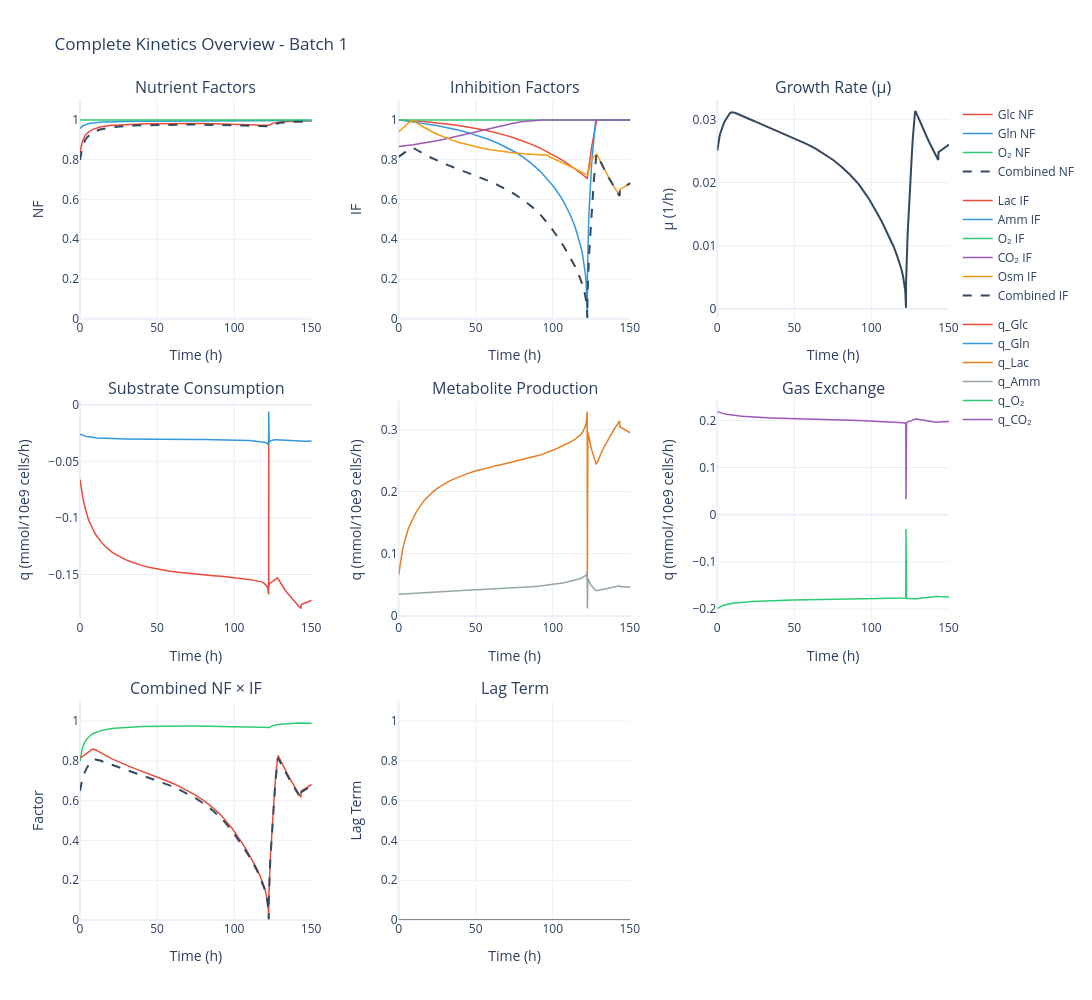

Notebook source saved alongside this figure:
### Code cell
# ── Optimized simulation visualizations ────────────────────────────────────────
final_sim.data.plot_kinetics()

### Figure 1 — Plotly figure (JSON) as saved in the notebook; plotly's stock layout.template omitted (floating-point values rounded to 4 significant figures; data arrays with more than 128 entries replaced by an {"elided": "..."} marker saying what was removed)
{"data": [{"legendgroup": "NF", "line": {"color": "#E74C3C", "width": 1.5}, "mode": "lines", "name": "Glc NF", "type": "scatter", "x": {"elided": "219 float values"}, "xaxis": "x", "y": {"elided": "219 float values"}, "yaxis": "y"}, {"legendgroup": "NF", "line": {"color": "#3498DB", "width": 1.5}, "mode": "lines", "name": "Gln NF", "type": "scatter", "x": {"elided": "219 float values"}, "xaxis": "x", "y": {"elided": "219 float values"}, "yaxis": "y"}, {"legendgroup": "NF", "line": {"color": "#2ECC71", "width": 1.5}, "mode": "lines", "name": "O₂ NF", "type": "scatter", "x": {"elided": "219 float values"}, "xaxis": "x", "y": {"elided": "219 float values"}, "yaxis": "y"}, {"legendgroup": "NF", "line": {"color": "#34495E", "dash": "dash", "width": 2}, "mode": "lines", "name": "Combined NF", "type": "scatter", "x": {"elided": "219 float values"}, "xaxis": "x", "y": {"elided": "219 float values"}, "yaxis": "y"}, {"legendgroup": "IF", "line": {"color": "#E74C3C", "width": 1.5}, "mode": "lines", "name": "Lac IF", "type": "scatter", "x": {"elided": "219 float values"}, "xaxis": "x2", "y": {"elided": "219 float values"}, "yaxis": "y2"}, {"legendgroup": "IF", "line": {"color": "#3498DB", "width": 1.5}, "mode": "lines", "name": "Amm IF", "type": "scatter", "x": {"elided": "219 float values"}, "xaxis": "x2", "y": {"elided": "219 float values"}, "yaxis": "y2"}, {"legendgroup": "IF", "line": {"color": "#2ECC71", "width": 1.5}, "mode": "lines", "name": "O₂ IF", "type": "scatter", "x": {"elided": "219 float values"}, "xaxis": "x2", "y": {"elided": "219 float values"}, "yaxis": "y2"}, {"legendgroup": "IF", "line": {"color": "#9B59B6", "width": 1.5}, "mode": "lines", "name": "CO₂ IF", "type": "scatter", "x": {"elided": "219 float values"}, "xaxis": "x2", "y": {"elided": "219 float values"}, "yaxis": "y2"}, {"legendgroup": "IF", "line": {"color": "#F39C12", "width": 1.5}, "mode": "lines", "name": "Osm IF", "type": "scatter", "x": {"elided": "219 float values"}, "xaxis": "x2", "y": {"elided": "219 float values"}, "yaxis": "y2"}, {"legendgroup": "IF", "line": {"color": "#34495E", "dash": "dash", "width": 2}, "mode": "lines", "name": "Combined IF", "type": "scatter", "x": {"elided": "219 float values"}, "xaxis": "x2", "y": {"elided": "219 float values"}, "yaxis": "y2"}, {"line": {"color": "#34495E", "width": 2}, "mode": "lines", "name": "μ", "showlegend": false, "type": "scatter", "x": {"elided": "219 float values"}, "xaxis": "x3", "y": {"elided": "219 float values"}, "yaxis": "y3"}, {"legendgroup": "rates", "line": {"color": "#E74C3C", "width": 1.5}, "mode": "lines", "name": "q_Glc", "type": "scatter", "x": {"elided": "219 float values"}, "xaxis": "x4", "y": {"elided": "219 float values"}, "yaxis": "y4"}, {"legendgroup": "rates", "line": {"color": "#3498DB", "width": 1.5}, "mode": "lines", "name": "q_Gln", "type": "scatter", "x": {"elided": "219 float values"}, "xaxis": "x4", "y": {"elided": "219 float values"}, "yaxis": "y4"}, {"legendgroup": "rates", "line": {"color": "#E67E22", "width": 1.5}, "mode": "lines", "name": "q_Lac", "type": "scatter", "x": {"elided": "219 float values"}, "xaxis": "x5", "y": {"elided": "219 float values"}, "yaxis": "y5"}, {"legendgroup": "rates", "line": {"color": "#95A5A6", "width": 1.5}, "mode": "lines", "name": "q_Amm", "type": "scatter", "x": {"elided": "219 float values"}, "xaxis": "x5", "y": {"elided": "219 float values"}, "yaxis": "y5"}, {"legendgroup": "rates", "line": {"color": "#2ECC71", "width": 1.5}, "mode": "lines", "name": "q_O₂", "type": "scatter", "x": {"elided": "219 float values"}, "xaxis": "x6", "y": {"elided": "219 float values"}, "yaxis": "y6"}, {"legendgroup": "rates", "line": {"color": "#9B59B6", "width": 1.5}, "mode": "lines", "name": "q_CO₂", "type": "scatter", "x": {"elided": "219 float values"}, "xaxis": "x6", "y": {"elided": "219 float values"}, "yaxis": "y6"}, {"line": {"color": "#2ECC71", "width": 1.5}, "mode": "lines", "name": "NF", "showlegend": false, "type": "scatter", "x": {"elided": "219 float values"}, "xaxis": "x7", "y": {"elided": "219 float values"}, "yaxis": "y7"}, {"line": {"color": "#E74C3C", "width": 1.5}, "mode": "lines", "name": "IF", "showlegend": false, "type": "scatter", "x": {"elided": "219 float values"}, "xaxis": "x7", "y": {"elided": "219 float values"}, "yaxis": "y7"}, {"line": {"color": "#34495E", "dash": "dash", "width": 2}, "mode": "lines", "name": "NF × IF", "showlegend": false, "type": "scatter", "x": {"elided": "219 float values"}, "xaxis": "x7", "y": {"elided": "219 float values"}, "yaxis": "y7"}, {"line": {"color": "#7F8C8D", "width": 2}, "mode": "lines", "name": "Lag", "showlegend": false, "type": "scatter", "x": {"elided": "219 float values"}, "xaxis": "x8", "y": {"elided": "219 float values"}, "yaxis": "y8"}], "layout": {"annotations": [{"font": {"size": 16}, "showarrow": false, "text": "Nutrient Factors", "x": 0.1333, "xanchor": "center", "xref": "paper", "y": 1, "yanchor": "bottom", "yref": "paper"}, {"font": {"size": 16}, "showarrow": false, "text": "Inhibition Factors", "x": 0.5, "xanchor": "center", "xref": "paper", "y": 1, "yanchor": "bottom", "yref": "paper"}, {"font": {"size": 16}, "showarrow": false, "text": "Growth Rate (μ)", "x": 0.8667, "xanchor": "center", "xref": "paper", "y": 1, "yanchor": "bottom", "yref": "paper"}, {"font": {"size": 16}, "showarrow": false, "text": "Substrate Consumption", "x": 0.1333, "xanchor": "center", "xref": "paper", "y": 0.6333, "yanchor": "bottom", "yref": "paper"}, {"font": {"size": 16}, "showarrow": false, "text": "Metabolite Production", "x": 0.5, "xanchor": "center", "xref": "paper", "y": 0.6333, "yanchor": "bottom", "yref": "paper"}, {"font": {"size": 16}, "showarrow": false, "text": "Gas Exchange", "x": 0.8667, "xanchor": "center", "xref": "paper", "y": 0.6333, "yanchor": "bottom", "yref": "paper"}, {"font": {"size": 16}, "showarrow": false, "text": "Combined NF × IF", "x": 0.1333, "xanchor": "center", "xref": "paper", "y": 0.2667, "yanchor": "bottom", "yref": "paper"}, {"font": {"size": 16}, "showarrow": false, "text": "Lag Term", "x": 0.5, "xanchor": "center", "xref": "paper", "y": 0.2667, "yanchor": "bottom", "yref": "paper"}], "height": 1000, "hovermode": "x unified", "legend": {"orientation": "v", "x": 1.01, "xanchor": "left", "y": 1, "yanchor": "top"}, "showlegend": true, "title": {"text": "Complete Kinetics Overview - Batch 1"}, "width": 1400, "xaxis": {"anchor": "y", "domain": [0, 0.2667], "title": {"text": "Time (h)"}}, "xaxis2": {"anchor": "y2", "domain": [0.3667, 0.6333], "title": {"text": "Time (h)"}}, "xaxis3": {"anchor": "y3", "domain": [0.7333, 1], "title": {"text": "Time (h)"}}, "xaxis4": {"anchor": "y4", "domain": [0, 0.2667], "title": {"text": "Time (h)"}}, "xaxis5": {"anchor": "y5", "domain": [0.3667, 0.6333], "title": {"text": "Time (h)"}}, "xaxis6": {"anchor": "y6", "domain": [0.7333, 1], "title": {"text": "Time (h)"}}, "xaxis7": {"anchor": "y7", "domain": [0, 0.2667], "title": {"text": "Time (h)"}}, "xaxis8": {"anchor": "y8", "domain": [0.3667, 0.6333], "title": {"text": "Time (h)"}}, "xaxis9": {"anchor": "y9", "domain": [0.7333, 1], "title": {"text": "Time (h)"}}, "yaxis": {"anchor": "x", "domain": [0.7333, 1], "range": [0, 1.1], "title": {"text": "NF"}}, "yaxis2": {"anchor": "x2", "domain": [0.7333, 1], "range": [0, 1.1], "title": {"text": "IF"}}, "yaxis3": {"anchor": "x3", "domain": [0.7333, 1], "title": {"text": "μ (1/h)"}}, "yaxis4": {"anchor": "x4", "domain": [0.3667, 0.6333], "title": {"text": "q (mmol/10e9 cells/h)"}}, "yaxis5": {"anchor": "x5", "domain": [0.3667, 0.6333], "title": {"text": "q (mmol/10e9 cells/h)"}}, "yaxis6": {"anchor": "x6", "domain": [0.3667, 0.6333], "title": {"text": "q (mmol/10e9 cells/h)"}}, "yaxis7": {"anchor": "x7", "domain": [0, 0.2667], "range": [0, 1.1], "title": {"text": "Factor"}}, "yaxis8": {"anchor": "x8", "domain": [0, 0.2667], "range": [0, 1.1], "title": {"text": "Lag Term"}}, "yaxis9": {"anchor": "x9", "domain": [0, 0.2667]}}}
